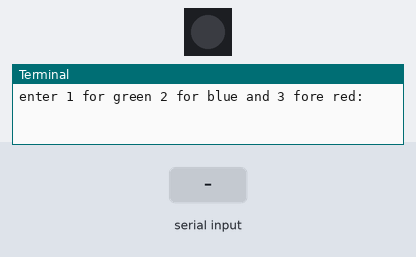
A program run on a simulated Raspberry Pi (BCM pin numbers). Parts: 1 RGB LEDs in strip order, left to right, the last lines printed to the terminal. The test bench sets the inputs (shaded band).

Above: at 1.2 s.
1.3 s: "1" typed at the terminal, then Enter
At 1.9 s:
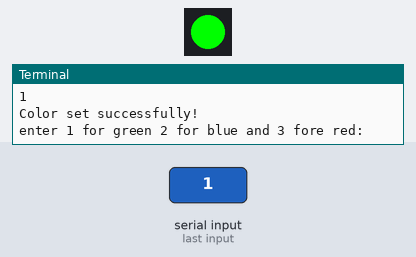
2.8 s: "2" typed at the terminal, then Enter
At 3.1 s:
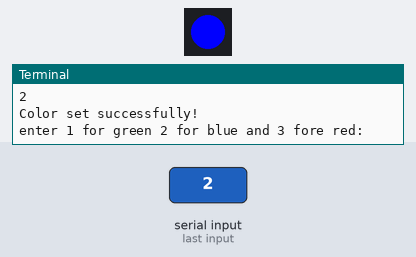
4.3 s: "3" typed at the terminal, then Enter
At 5.4 s:
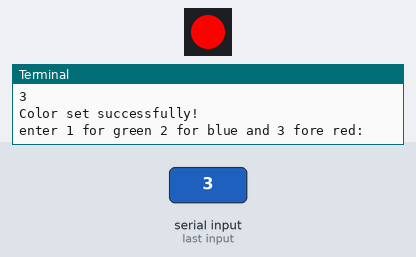
Timing chart, 0 to 7.3 s (numbered marks = the images above; inputs shaded):
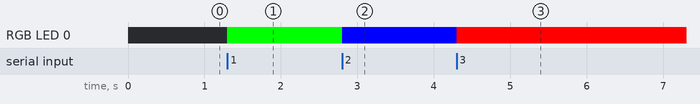

Measured:
- after the input at 1.3 s, RGB LED 0: off → RGB(0, 255, 0) at once
- after the input at 2.8 s, RGB LED 0: RGB(0, 255, 0) → RGB(0, 0, 255) at once
- after the input at 4.3 s, RGB LED 0: RGB(0, 0, 255) → RGB(255, 0, 0) at once

The program:

testled.py
```python
from gpiozero import RGBLED
from time import sleep

#app = Flask(__name__)

# Define the GPIO pins for your RGB LED (replace with your actual pin numbers)
# Example: RGBLED(red_pin, green_pin, blue_pin)
led = RGBLED(2, 3, 4) # Example: GPIO 2 for Red, 3 for Green, 4 for Blue

#@app.route('/')
#def index():
#    return render_template('index.html')

#@app.route('/set_color', methods=['POST'])
def set_color(r,g,b):
    red_val = float(r) / 255
    green_val = float(g) / 255
    blue_val = float(b) / 255

    led.color = (red_val, green_val, blue_val)
#    return "Color set successfully!"
    print("Color set successfully!")

#@app.route('/turn_off', methods=['POST'])
def turn_off():
    led.off()
#    return "LED turned off!"
    print("LED turned off!")

if __name__ == '__main__':
    #app.run(host='0.0.0.0', port=5000, debug=True)
    while (1):
      inputtext = input("enter 1 for green 2 for blue and 3 fore red:")
      if(inputtext == '1'):
          set_color(0,255,0)
      elif(inputtext == '2'):
          set_color(0,0,255)
      elif(inputtext == '3'):
          set_color(255,0,0)
```
